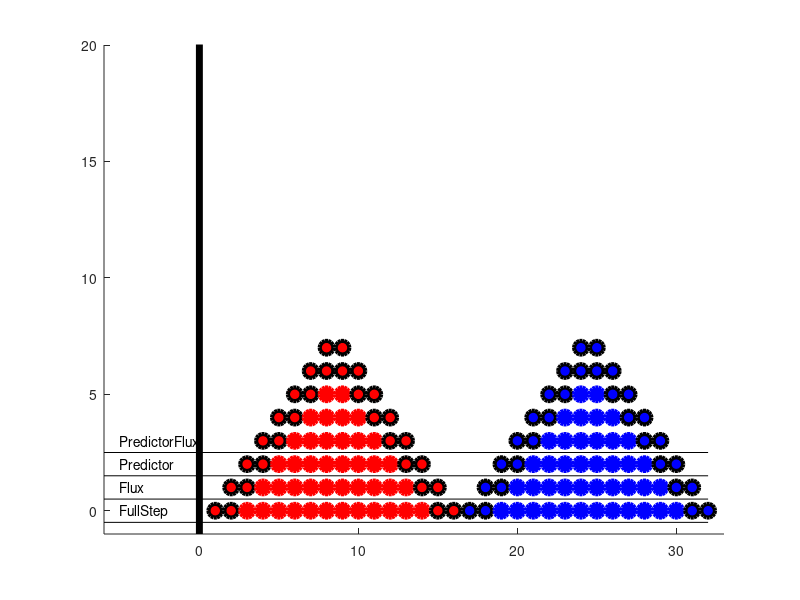

MATLAB code to generate this figure:
clear
clc
close all

tpb = 16;
clr = {'r','b'};
hold on
index = 1:tpb;

for k = 1:tpb/2
    for n = 1:2
        for a = k:(tpb+1)-k
            g = a+(n-1)*tpb;
            h = plot(g,k-1,strcat('o',clr{n}),'MarkerFaceColor',clr{n},'LineWidth',3,'MarkerSize',10);
            if a<(k+2) || a>(tpb-(k+1))
                set(h,'MarkerEdgeColor','k')
            end
        end
    end
end

xlim([-6,2*tpb+1])
ylim([-1,1.25*tpb])
plot([-6,2*tpb],[-.5,-.5],'k')
plot([-6,2*tpb],[0.5,0.5],'k')
plot([-6,2*tpb],[1.5,1.5],'k')
plot([-6,2*tpb],[2.5,2.5],'k')
plot([0,0],[-1,2*tpb],'k','Linewidth',5)
text(-5,0,'FullStep')
text(-5,1,'Flux')
text(-5,2,'Predictor')
text(-5,3,'PredictorFlux')




